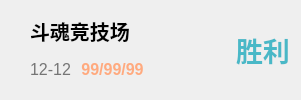
      <widget class="QWidget" name="widget_6" native="true">
       <layout class="QHBoxLayout" name="horizontalLayout_27">
        <item>
         <widget class="QLabel" name="label_69">
          <property name="maximumSize">
           <size>
            <width>50</width>
            <height>50</height>
           </size>
          </property>
          <property name="text">
           <string/>
          </property>
          <property name="pixmap">
           <pixmap resource="../data/data.qrc">:/hero/106.png</pixmap>
          </property>
          <property name="scaledContents">
           <bool>true</bool>
          </property>
         </widget>
        </item>
        <item>
         <layout class="QVBoxLayout" name="verticalLayout_13">
          <property name="spacing">
           <number>0</number>
          </property>
          <property name="leftMargin">
           <number>6</number>
          </property>
          <property name="topMargin">
           <number>0</number>
          </property>
          <property name="rightMargin">
           <number>6</number>
          </property>
          <property name="bottomMargin">
           <number>0</number>
          </property>
          <item>
           <layout class="QHBoxLayout" name="horizontalLayout_28">
            <item>
             <widget class="QLabel" name="label_70">
              <property name="font">
               <font>
                <pointsize>15</pointsize>
                <weight>75</weight>
                <bold>true</bold>
               </font>
              </property>
              <property name="text">
               <string>斗魂竞技场</string>
              </property>
             </widget>
            </item>
            <item>
             <spacer name="horizontalSpacer_28">
              <property name="orientation">
               <enum>Qt::Horizontal</enum>
              </property>
              <property name="sizeHint" stdset="0">
               <size>
                <width>40</width>
                <height>20</height>
               </size>
              </property>
             </spacer>
            </item>
           </layout>
          </item>
          <item>
           <layout class="QHBoxLayout" name="horizontalLayout_29">
            <property name="spacing">
             <number>10</number>
            </property>
            <item>
             <widget class="QLabel" name="label_71">
              <property name="font">
               <font>
                <pointsize>12</pointsize>
               </font>
              </property>
              <property name="styleSheet">
               <string notr="true">color:rgb(117, 117, 117)</string>
              </property>
              <property name="text">
               <string>12-12</string>
              </property>
             </widget>
            </item>
            <item>
             <widget class="QLabel" name="label_72">
              <property name="font">
               <font>
                <pointsize>12</pointsize>
                <weight>75</weight>
                <bold>true</bold>
               </font>
              </property>
              <property name="styleSheet">
               <string notr="true">color:rgb(255, 170, 127)</string>
              </property>
              <property name="text">
               <string>99/99/99</string>
              </property>
              <property name="alignment">
               <set>Qt::AlignCenter</set>
              </property>
             </widget>
            </item>
            <item>
             <spacer name="horizontalSpacer_29">
              <property name="orientation">
               <enum>Qt::Horizontal</enum>
              </property>
              <property name="sizeHint" stdset="0">
               <size>
                <width>40</width>
                <height>20</height>
               </size>
              </property>
             </spacer>
            </item>
           </layout>
          </item>
         </layout>
        </item>
        <item>
         <spacer name="horizontalSpacer_30">
          <property name="orientation">
           <enum>Qt::Horizontal</enum>
          </property>
          <property name="sizeHint" stdset="0">
           <size>
            <width>40</width>
            <height>20</height>
           </size>
          </property>
         </spacer>
        </item>
        <item>
         <widget class="QLabel" name="label_73">
          <property name="font">
           <font>
            <pointsize>20</pointsize>
            <weight>75</weight>
            <bold>true</bold>
           </font>
          </property>
          <property name="styleSheet">
           <string notr="true">color:rgb(73, 184, 199)</string>
          </property>
          <property name="text">
           <string>胜利</string>
          </property>
         </widget>
        </item>
       </layout>
      </widget>
